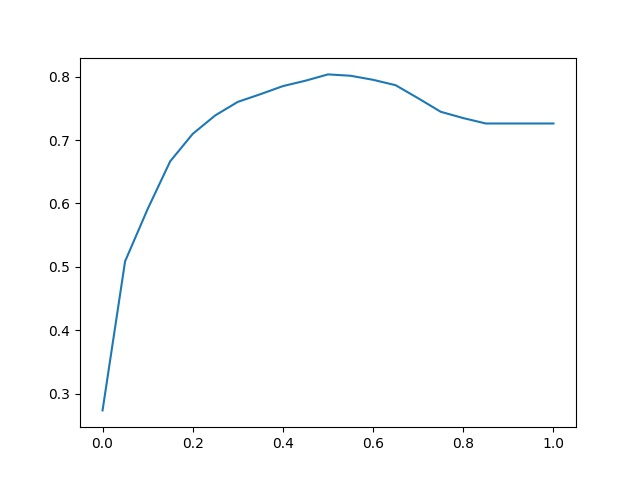

Here is the Python script that generated this plot:

# Accuracy and Dummy Model
import numpy as np
import matplotlib.pyplot as plt


from data_model import y_val, y_pred
from sklearn.metrics import accuracy_score

thresholds = np.linspace(0, 1, 21)
scores = []

for t in thresholds:
    score = accuracy_score(y_val, y_pred >= t)
    scores.append(score)
    print(f"{t:.2f} {score:.3f}")

plt.plot(thresholds, scores)
plt.savefig("accuracy.jpg")
plt.show()

